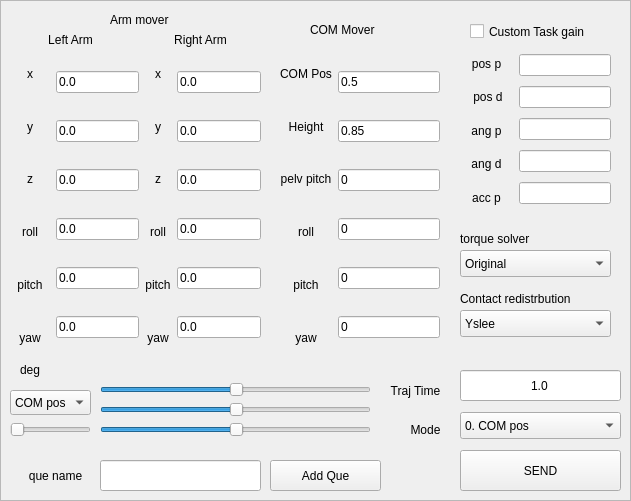
    <widget class="QFrame" name="frame_13">
     <property name="geometry">
      <rect>
       <x>10</x>
       <y>20</y>
       <width>631</width>
       <height>501</height>
      </rect>
     </property>
     <property name="frameShape">
      <enum>QFrame::StyledPanel</enum>
     </property>
     <property name="frameShadow">
      <enum>QFrame::Raised</enum>
     </property>
     <widget class="QLabel" name="label_56">
      <property name="geometry">
       <rect>
        <x>110</x>
        <y>10</y>
        <width>81</width>
        <height>20</height>
       </rect>
      </property>
      <property name="text">
       <string>Arm mover</string>
      </property>
     </widget>
     <widget class="QWidget" name="horizontalLayoutWidget_2">
      <property name="geometry">
       <rect>
        <x>10</x>
        <y>50</y>
        <width>251</width>
        <height>311</height>
       </rect>
      </property>
      <layout class="QHBoxLayout" name="horizontalLayout_4">
       <item>
        <layout class="QHBoxLayout" name="horizontalLayout_6">
         <item>
          <layout class="QVBoxLayout" name="verticalLayout_18">
           <item>
            <widget class="QLabel" name="l_arm_x">
             <property name="sizePolicy">
              <sizepolicy hsizetype="Minimum" vsizetype="Preferred">
               <horstretch>0</horstretch>
               <verstretch>0</verstretch>
              </sizepolicy>
             </property>
             <property name="minimumSize">
              <size>
               <width>40</width>
               <height>0</height>
              </size>
             </property>
             <property name="text">
              <string>x</string>
             </property>
             <property name="alignment">
              <set>Qt::AlignCenter</set>
             </property>
            </widget>
           </item>
           <item>
            <widget class="QLabel" name="l_arm_y">
             <property name="sizePolicy">
              <sizepolicy hsizetype="Minimum" vsizetype="Preferred">
               <horstretch>0</horstretch>
               <verstretch>0</verstretch>
              </sizepolicy>
             </property>
             <property name="minimumSize">
              <size>
               <width>40</width>
               <height>0</height>
              </size>
             </property>
             <property name="text">
              <string>y</string>
             </property>
             <property name="alignment">
              <set>Qt::AlignCenter</set>
             </property>
            </widget>
           </item>
           <item>
            <widget class="QLabel" name="l_arm_z">
             <property name="sizePolicy">
              <sizepolicy hsizetype="Minimum" vsizetype="Preferred">
               <horstretch>0</horstretch>
               <verstretch>0</verstretch>
              </sizepolicy>
             </property>
             <property name="minimumSize">
              <size>
               <width>40</width>
               <height>0</height>
              </size>
             </property>
             <property name="text">
              <string>z</string>
             </property>
             <property name="alignment">
              <set>Qt::AlignCenter</set>
             </property>
            </widget>
           </item>
           <item>
            <widget class="QLabel" name="l_arm_roll">
             <property name="text">
              <string>roll</string>
             </property>
             <property name="alignment">
              <set>Qt::AlignCenter</set>
             </property>
            </widget>
           </item>
           <item>
            <widget class="QLabel" name="l_arm_pitch">
             <property name="text">
              <string>pitch</string>
             </property>
             <property name="alignment">
              <set>Qt::AlignCenter</set>
             </property>
            </widget>
           </item>
           <item>
            <widget class="QLabel" name="l_arm_yaw">
             <property name="text">
              <string>yaw</string>
             </property>
             <property name="alignment">
              <set>Qt::AlignCenter</set>
             </property>
            </widget>
           </item>
          </layout>
         </item>
         <item>
          <layout class="QVBoxLayout" name="verticalLayout_17">
           <item>
            <widget class="QLineEdit" name="text_l_x">
             <property name="text">
              <string>0.0</string>
             </property>
            </widget>
           </item>
           <item>
            <widget class="QLineEdit" name="text_l_y">
             <property name="text">
              <string>0.0</string>
             </property>
            </widget>
           </item>
           <item>
            <widget class="QLineEdit" name="text_l_z">
             <property name="text">
              <string>0.0</string>
             </property>
            </widget>
           </item>
           <item>
            <widget class="QLineEdit" name="text_l_roll">
             <property name="text">
              <string>0.0</string>
             </property>
            </widget>
           </item>
           <item>
            <widget class="QLineEdit" name="text_l_pitch">
             <property name="text">
              <string>0.0</string>
             </property>
            </widget>
           </item>
           <item>
            <widget class="QLineEdit" name="text_l_yaw">
             <property name="text">
              <string>0.0</string>
             </property>
            </widget>
           </item>
          </layout>
         </item>
        </layout>
       </item>
       <item>
        <layout class="QHBoxLayout" name="horizontalLayout_7">
         <item>
          <layout class="QVBoxLayout" name="verticalLayout_23">
           <item>
            <widget class="QLabel" name="label_62">
             <property name="text">
              <string>x</string>
             </property>
             <property name="alignment">
              <set>Qt::AlignCenter</set>
             </property>
            </widget>
           </item>
           <item>
            <widget class="QLabel" name="label_61">
             <property name="text">
              <string>y</string>
             </property>
             <property name="alignment">
              <set>Qt::AlignCenter</set>
             </property>
            </widget>
           </item>
           <item>
            <widget class="QLabel" name="label_60">
             <property name="text">
              <string>z</string>
             </property>
             <property name="alignment">
              <set>Qt::AlignCenter</set>
             </property>
            </widget>
           </item>
           <item>
            <widget class="QLabel" name="label_59">
             <property name="text">
              <string>roll</string>
             </property>
             <property name="alignment">
              <set>Qt::AlignCenter</set>
             </property>
            </widget>
           </item>
           <item>
            <widget class="QLabel" name="label_58">
             <property name="text">
              <string>pitch</string>
             </property>
             <property name="alignment">
              <set>Qt::AlignCenter</set>
             </property>
            </widget>
           </item>
           <item>
            <widget class="QLabel" name="label_57">
             <property name="text">
              <string>yaw</string>
             </property>
             <property name="alignment">
              <set>Qt::AlignCenter</set>
             </property>
            </widget>
           </item>
          </layout>
         </item>
         <item>
          <layout class="QVBoxLayout" name="verticalLayout_19">
           <item>
            <widget class="QLineEdit" name="text_r_x">
             <property name="text">
              <string>0.0</string>
             </property>
            </widget>
           </item>
           <item>
            <widget class="QLineEdit" name="text_r_y">
             <property name="text">
              <string>0.0</string>
             </property>
            </widget>
           </item>
           <item>
            <widget class="QLineEdit" name="text_r_z">
             <property name="text">
              <string>0.0</string>
             </property>
            </widget>
           </item>
           <item>
            <widget class="QLineEdit" name="text_r_roll">
             <property name="text">
              <string>0.0</string>
             </property>
            </widget>
           </item>
           <item>
            <widget class="QLineEdit" name="text_r_pitch">
             <property name="text">
              <string>0.0</string>
             </property>
            </widget>
           </item>
           <item>
            <widget class="QLineEdit" name="text_r_yaw">
             <property name="text">
              <string>0.0</string>
             </property>
            </widget>
           </item>
          </layout>
         </item>
        </layout>
       </item>
      </layout>
     </widget>
     <widget class="QLabel" name="label_63">
      <property name="geometry">
       <rect>
        <x>10</x>
        <y>30</y>
        <width>121</width>
        <height>20</height>
       </rect>
      </property>
      <property name="text">
       <string>Left Arm</string>
      </property>
      <property name="alignment">
       <set>Qt::AlignCenter</set>
      </property>
     </widget>
     <widget class="QLabel" name="label_82">
      <property name="geometry">
       <rect>
        <x>140</x>
        <y>30</y>
        <width>121</width>
        <height>20</height>
       </rect>
      </property>
      <property name="text">
       <string>Right Arm</string>
      </property>
      <property name="alignment">
       <set>Qt::AlignCenter</set>
      </property>
     </widget>
     <widget class="QLabel" name="label_80">
      <property name="geometry">
       <rect>
        <x>380</x>
        <y>380</y>
        <width>71</width>
        <height>21</height>
       </rect>
      </property>
      <property name="text">
       <string>Traj Time</string>
      </property>
      <property name="alignment">
       <set>Qt::AlignCenter</set>
      </property>
     </widget>
     <widget class="QLabel" name="label_84">
      <property name="geometry">
       <rect>
        <x>400</x>
        <y>420</y>
        <width>51</width>
        <height>20</height>
       </rect>
      </property>
      <property name="text">
       <string>Mode</string>
      </property>
      <property name="alignment">
       <set>Qt::AlignCenter</set>
      </property>
     </widget>
     <widget class="QLineEdit" name="text_traj_time">
      <property name="geometry">
       <rect>
        <x>460</x>
        <y>370</y>
        <width>161</width>
        <height>31</height>
       </rect>
      </property>
      <property name="text">
       <string>1.0</string>
      </property>
      <property name="alignment">
       <set>Qt::AlignCenter</set>
      </property>
     </widget>
     <widget class="QPushButton" name="task_send_button">
      <property name="geometry">
       <rect>
        <x>460</x>
        <y>450</y>
        <width>161</width>
        <height>41</height>
       </rect>
      </property>
      <property name="text">
       <string>SEND</string>
      </property>
     </widget>
     <widget class="QLabel" name="label_81">
      <property name="geometry">
       <rect>
        <x>310</x>
        <y>20</y>
        <width>91</width>
        <height>20</height>
       </rect>
      </property>
      <property name="text">
       <string>COM Mover</string>
      </property>
     </widget>
     <widget class="QWidget" name="horizontalLayoutWidget_3">
      <property name="geometry">
       <rect>
        <x>280</x>
        <y>50</y>
        <width>160</width>
        <height>311</height>
       </rect>
      </property>
      <layout class="QHBoxLayout" name="horizontalLayout_5">
       <item>
        <layout class="QVBoxLayout" name="verticalLayout_26">
         <item>
          <widget class="QLabel" name="label_83">
           <property name="text">
            <string>COM Pos</string>
           </property>
           <property name="alignment">
            <set>Qt::AlignCenter</set>
           </property>
          </widget>
         </item>
         <item>
          <widget class="QLabel" name="label_86">
           <property name="text">
            <string>Height</string>
           </property>
           <property name="alignment">
            <set>Qt::AlignCenter</set>
           </property>
          </widget>
         </item>
         <item>
          <widget class="QLabel" name="label_104">
           <property name="text">
            <string>pelv pitch</string>
           </property>
           <property name="alignment">
            <set>Qt::AlignCenter</set>
           </property>
          </widget>
         </item>
         <item>
          <widget class="QLabel" name="label_87">
           <property name="text">
            <string>roll</string>
           </property>
           <property name="alignment">
            <set>Qt::AlignCenter</set>
           </property>
          </widget>
         </item>
         <item>
          <widget class="QLabel" name="label_90">
           <property name="text">
            <string>pitch</string>
           </property>
           <property name="alignment">
            <set>Qt::AlignCenter</set>
           </property>
          </widget>
         </item>
         <item>
          <widget class="QLabel" name="label_89">
           <property name="text">
            <string>yaw</string>
           </property>
           <property name="alignment">
            <set>Qt::AlignCenter</set>
           </property>
          </widget>
         </item>
        </layout>
       </item>
       <item>
        <layout class="QVBoxLayout" name="verticalLayout_16">
         <item>
          <widget class="QLineEdit" name="com_pos">
           <property name="text">
            <string>0.5</string>
           </property>
          </widget>
         </item>
         <item>
          <widget class="QLineEdit" name="com_height">
           <property name="text">
            <string>0.85</string>
           </property>
          </widget>
         </item>
         <item>
          <widget class="QLineEdit" name="pelv_pitch">
           <property name="text">
            <string>0</string>
           </property>
          </widget>
         </item>
         <item>
          <widget class="QLineEdit" name="com_roll">
           <property name="text">
            <string>0</string>
           </property>
          </widget>
         </item>
         <item>
          <widget class="QLineEdit" name="com_pitch">
           <property name="text">
            <string>0</string>
           </property>
          </widget>
         </item>
         <item>
          <widget class="QLineEdit" name="com_yaw">
           <property name="text">
            <string>0</string>
           </property>
          </widget>
         </item>
        </layout>
       </item>
      </layout>
     </widget>
     <widget class="QComboBox" name="task_mode">
      <property name="geometry">
       <rect>
        <x>460</x>
        <y>412</y>
        <width>161</width>
        <height>27</height>
       </rect>
      </property>
      <property name="sizePolicy">
       <sizepolicy hsizetype="Preferred" vsizetype="Fixed">
        <horstretch>0</horstretch>
        <verstretch>0</verstretch>
       </sizepolicy>
      </property>
      <property name="maximumSize">
       <size>
        <width>187</width>
        <height>27</height>
       </size>
      </property>
      <item>
       <property name="text">
        <string>0. COM pos</string>
       </property>
      </item>
      <item>
       <property name="text">
        <string>1. COM pos + rot</string>
       </property>
      </item>
      <item>
       <property name="text">
        <string>2. COM ,Upper</string>
       </property>
      </item>
      <item>
       <property name="text">
        <string>3. Pelv,Upper</string>
       </property>
      </item>
      <item>
       <property name="text">
        <string>4. left single</string>
       </property>
      </item>
      <item>
       <property name="text">
        <string>5. right single</string>
       </property>
      </item>
      <item>
       <property name="text">
        <string>6. --</string>
       </property>
      </item>
      <item>
       <property name="text">
        <string>7. --</string>
       </property>
      </item>
      <item>
       <property name="text">
        <string>8. --</string>
       </property>
      </item>
      <item>
       <property name="text">
        <string>9. --</string>
       </property>
      </item>
      <item>
       <property name="text">
        <string>10. CustomController 1</string>
       </property>
      </item>
      <item>
       <property name="text">
        <string>11. CustomController 2</string>
       </property>
      </item>
      <item>
       <property name="text">
        <string>12. CustomController 3</string>
       </property>
      </item>
      <item>
       <property name="text">
        <string>13. CustomController 4</string>
       </property>
      </item>
      <item>
       <property name="text">
        <string>14. CustomController 5</string>
       </property>
      </item>
     </widget>
     <widget class="QLabel" name="label_88">
      <property name="geometry">
       <rect>
        <x>20</x>
        <y>360</y>
        <width>81</width>
        <height>20</height>
       </rect>
      </property>
      <property name="text">
       <string>deg</string>
      </property>
     </widget>
     <widget class="QCheckBox" name="customtaskgain">
      <property name="geometry">
       <rect>
        <x>470</x>
        <y>20</y>
        <width>141</width>
        <height>23</height>
       </rect>
      </property>
      <property name="text">
       <string>Custom Task gain</string>
      </property>
     </widget>
     <widget class="QFrame" name="taskgain">
      <property name="enabled">
       <bool>true</bool>
      </property>
      <property name="geometry">
       <rect>
        <x>460</x>
        <y>40</y>
        <width>161</width>
        <height>181</height>
       </rect>
      </property>
      <property name="frameShape">
       <enum>QFrame::NoFrame</enum>
      </property>
      <property name="frameShadow">
       <enum>QFrame::Raised</enum>
      </property>
      <widget class="QWidget" name="horizontalLayoutWidget">
       <property name="geometry">
        <rect>
         <x>0</x>
         <y>10</y>
         <width>151</width>
         <height>161</height>
        </rect>
       </property>
       <layout class="QHBoxLayout" name="horizontalLayout">
        <item>
         <layout class="QVBoxLayout" name="verticalLayout">
          <item>
           <widget class="QLabel" name="label_4">
            <property name="text">
             <string>pos p</string>
            </property>
            <property name="alignment">
             <set>Qt::AlignCenter</set>
            </property>
           </widget>
          </item>
          <item>
           <widget class="QLabel" name="label_5">
            <property name="text">
             <string>    pos d   </string>
            </property>
           </widget>
          </item>
          <item>
           <widget class="QLabel" name="label_6">
            <property name="text">
             <string>ang p</string>
            </property>
            <property name="alignment">
             <set>Qt::AlignCenter</set>
            </property>
           </widget>
          </item>
          <item>
           <widget class="QLabel" name="label_12">
            <property name="text">
             <string>ang d</string>
            </property>
            <property name="alignment">
             <set>Qt::AlignCenter</set>
            </property>
           </widget>
          </item>
          <item>
           <widget class="QLabel" name="label_135">
            <property name="text">
             <string>acc p</string>
            </property>
            <property name="alignment">
             <set>Qt::AlignCenter</set>
            </property>
           </widget>
          </item>
         </layout>
        </item>
        <item>
         <layout class="QVBoxLayout" name="verticalLayout_4">
          <item>
           <widget class="QLineEdit" name="pospgain"/>
          </item>
          <item>
           <widget class="QLineEdit" name="posdgain"/>
          </item>
          <item>
           <widget class="QLineEdit" name="angpgain"/>
          </item>
          <item>
           <widget class="QLineEdit" name="angdgain"/>
          </item>
          <item>
           <widget class="QLineEdit" name="accgain"/>
          </item>
         </layout>
        </item>
       </layout>
      </widget>
     </widget>
     <widget class="QPushButton" name="que_add">
      <property name="geometry">
       <rect>
        <x>270</x>
        <y>460</y>
        <width>111</width>
        <height>31</height>
       </rect>
      </property>
      <property name="text">
       <string>Add Que</string>
      </property>
     </widget>
     <widget class="QLineEdit" name="text_que">
      <property name="geometry">
       <rect>
        <x>100</x>
        <y>460</y>
        <width>161</width>
        <height>31</height>
       </rect>
      </property>
      <property name="text">
       <string/>
      </property>
      <property name="alignment">
       <set>Qt::AlignCenter</set>
      </property>
     </widget>
     <widget class="QLabel" name="label_103">
      <property name="geometry">
       <rect>
        <x>10</x>
        <y>460</y>
        <width>91</width>
        <height>31</height>
       </rect>
      </property>
      <property name="text">
       <string>que name</string>
      </property>
      <property name="alignment">
       <set>Qt::AlignCenter</set>
      </property>
     </widget>
     <widget class="QComboBox" name="solver_mode">
      <property name="geometry">
       <rect>
        <x>460</x>
        <y>250</y>
        <width>151</width>
        <height>27</height>
       </rect>
      </property>
      <property name="sizePolicy">
       <sizepolicy hsizetype="Preferred" vsizetype="Fixed">
        <horstretch>0</horstretch>
        <verstretch>0</verstretch>
       </sizepolicy>
      </property>
      <property name="maximumSize">
       <size>
        <width>187</width>
        <height>27</height>
       </size>
      </property>
      <item>
       <property name="text">
        <string>Original</string>
       </property>
      </item>
      <item>
       <property name="text">
        <string>QP1</string>
       </property>
      </item>
      <item>
       <property name="text">
        <string>QP2</string>
       </property>
      </item>
      <item>
       <property name="text">
        <string>QP2_junhee</string>
       </property>
      </item>
      <item>
       <property name="text">
        <string>QP3</string>
       </property>
      </item>
     </widget>
     <widget class="QComboBox" name="cr_mode">
      <property name="geometry">
       <rect>
        <x>460</x>
        <y>310</y>
        <width>151</width>
        <height>27</height>
       </rect>
      </property>
      <property name="sizePolicy">
       <sizepolicy hsizetype="Preferred" vsizetype="Fixed">
        <horstretch>0</horstretch>
        <verstretch>0</verstretch>
       </sizepolicy>
      </property>
      <property name="maximumSize">
       <size>
        <width>187</width>
        <height>27</height>
       </size>
      </property>
      <item>
       <property name="text">
        <string>Yslee</string>
       </property>
      </item>
      <item>
       <property name="text">
        <string>QP</string>
       </property>
      </item>
      <item>
       <property name="text">
        <string>Off</string>
       </property>
      </item>
     </widget>
     <widget class="QLabel" name="label_133">
      <property name="geometry">
       <rect>
        <x>460</x>
        <y>230</y>
        <width>91</width>
        <height>17</height>
       </rect>
      </property>
      <property name="text">
       <string>torque solver</string>
      </property>
     </widget>
     <widget class="QLabel" name="label_134">
      <property name="geometry">
       <rect>
        <x>460</x>
        <y>290</y>
        <width>151</width>
        <height>17</height>
       </rect>
      </property>
      <property name="text">
       <string>Contact redistrbution</string>
      </property>
     </widget>
     <widget class="QSlider" name="horizontalSlider">
      <property name="geometry">
       <rect>
        <x>100</x>
        <y>380</y>
        <width>271</width>
        <height>20</height>
       </rect>
      </property>
      <property name="value">
       <number>50</number>
      </property>
      <property name="orientation">
       <enum>Qt::Horizontal</enum>
      </property>
     </widget>
     <widget class="QSlider" name="horizontalSlider_2">
      <property name="geometry">
       <rect>
        <x>100</x>
        <y>400</y>
        <width>271</width>
        <height>20</height>
       </rect>
      </property>
      <property name="value">
       <number>50</number>
      </property>
      <property name="orientation">
       <enum>Qt::Horizontal</enum>
      </property>
     </widget>
     <widget class="QSlider" name="horizontalSlider_3">
      <property name="geometry">
       <rect>
        <x>100</x>
        <y>420</y>
        <width>271</width>
        <height>20</height>
       </rect>
      </property>
      <property name="value">
       <number>50</number>
      </property>
      <property name="orientation">
       <enum>Qt::Horizontal</enum>
      </property>
     </widget>
     <widget class="QComboBox" name="comboBox">
      <property name="geometry">
       <rect>
        <x>10</x>
        <y>390</y>
        <width>81</width>
        <height>25</height>
       </rect>
      </property>
      <item>
       <property name="text">
        <string>COM pos</string>
       </property>
      </item>
      <item>
       <property name="text">
        <string>Pelv Rot</string>
       </property>
      </item>
      <item>
       <property name="text">
        <string>UpperBody rotation</string>
       </property>
      </item>
      <item>
       <property name="text">
        <string>RightHand pos</string>
       </property>
      </item>
      <item>
       <property name="text">
        <string>RightHand rot</string>
       </property>
      </item>
      <item>
       <property name="text">
        <string>LeftHand pos</string>
       </property>
      </item>
      <item>
       <property name="text">
        <string>LeftHand rot</string>
       </property>
      </item>
     </widget>
     <widget class="QSlider" name="horizontalSlider_4">
      <property name="geometry">
       <rect>
        <x>10</x>
        <y>420</y>
        <width>81</width>
        <height>20</height>
       </rect>
      </property>
      <property name="minimum">
       <number>1</number>
      </property>
      <property name="maximum">
       <number>20</number>
      </property>
      <property name="value">
       <number>1</number>
      </property>
      <property name="orientation">
       <enum>Qt::Horizontal</enum>
      </property>
     </widget>
    </widget>
